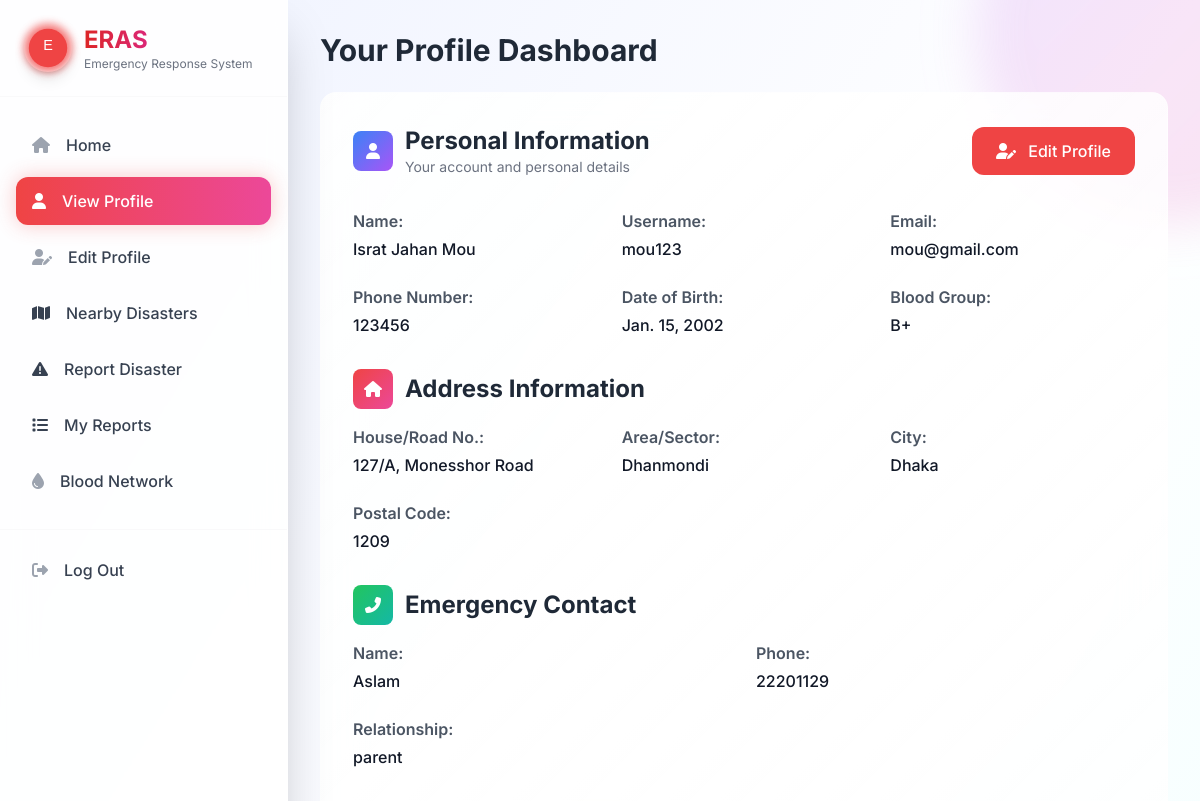
Page /accounts/dashboard/citizen/ (signed in, upper part) on the earlier database version.
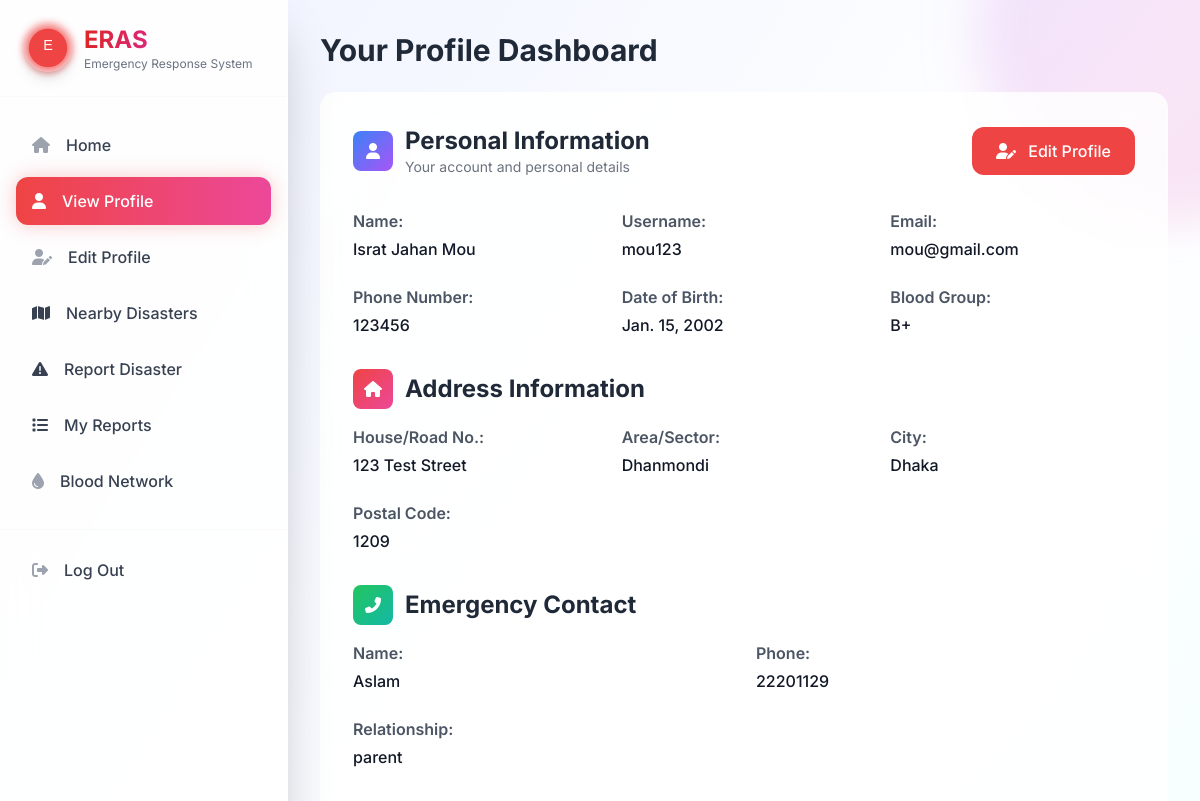
Same page on the later database version.
### accounts/models.py (models this page shows, shortened)
class CitizenProfile(models.Model):
    BLOOD_GROUP_CHOICES = [
        ('', 'Select Blood Group'),
        ('A+', 'A+'),
        ('A-', 'A-'),
        ('B+', 'B+'),
        ('B-', 'B-'),
        ('AB+', 'AB+'),
        ('AB-', 'AB-'),
        ('O+', 'O+'),
        ('O-', 'O-'),
    ]
    user = models.OneToOneField(
        User, on_delete=models.CASCADE, related_name='citizen_profile')
    date_of_birth = models.DateField(null=True, blank=True)
    blood_group = models.CharField(
        max_length=5, choices=BLOOD_GROUP_CHOICES, blank=True)
    phone_number = models.CharField(max_length=15, blank=True)
    emergency_contact_name = models.CharField(max_length=100, blank=True)
    emergency_contact_phone = models.CharField(max_length=15, blank=True)
    emergency_contact_relationship = models.CharField(
        max_length=50, blank=True)
    house_road_no = models.CharField(max_length=200, blank=True)
    area_sector = models.CharField(max_length=100, blank=True)
    city = models.CharField(max_length=100, blank=True)
    postal_code = models.CharField(max_length=10, blank=True)
    landmarks = models.CharField(max_length=200, blank=True)
    last_blood_donation = models.DateField(null=True, blank=True)
    available_to_donate = models.CharField(
        max_length=10,
        choices=[('', 'Select Option'), ('yes', 'Yes'), ('no', 'No')],
        blank=True
    )
    emergency_donor = models.BooleanField(
        default=False, help_text="Available for emergency blood donation")
    medical_conditions = models.TextField(blank=True)
    allergies = models.TextField(blank=True)
    regular_medications = models.TextField(blank=True)

### accounts/views.py (the view)
# urls.py: path('dashboard/citizen/', views.citizen_dashboard, name='citizen_dashboard'),
@login_required
def citizen_dashboard(request):
    if request.user.user_type != 'citizen':
        messages.error(request, 'Access denied.')
        return redirect('homepage')
    try:
        profile = request.user.citizen_profile
    except CitizenProfile.DoesNotExist:
        messages.info(request, 'Please complete your profile.')
        return redirect('citizen_profile_update')
    user_disasters = Disaster.objects.filter(
        reporter=request.user).order_by('-created_at')[:5]
    disaster_stats = {
        'total': user_disasters.count(),
        'pending': Disaster.objects.filter(reporter=request.user, status='pending').count(),
        'approved': Disaster.objects.filter(reporter=request.user, status='approved').count(),
        'alerts_received': DisasterAlert.objects.filter(user=request.user).count(),
        'unread_alerts': DisasterAlert.objects.filter(user=request.user, is_read=False).count(),
    }
    nearby_disasters = Disaster.objects.filter(
        status='approved',
        city=profile.city
    ).exclude(reporter=request.user).order_by('-created_at')[:3]
    user_blood_requests = BloodRequest.objects.filter(
        created_by=request.user
    ).order_by('-created_at')[:5]
    blood_stats = {
        'total_requests': user_blood_requests.count(),
        'open_requests': BloodRequest.objects.filter(created_by=request.user, status='open').count(),
        'fulfilled_requests': BloodRequest.objects.filter(created_by=request.user, status='fulfilled').count(),
        'last_request': user_blood_requests.first() if user_blood_requests.exists() else None,
        'is_donor': profile.available_to_donate == 'yes' if profile else False,
        'blood_group': profile.blood_group if profile else None,
    }
    context = {
        'profile': profile,
        'user_disasters': user_disasters,
        'disaster_stats': disaster_stats,
        'nearby_disasters': nearby_disasters,
        'user_blood_requests': user_blood_requests,  # Sprint 4 addition
        'blood_stats': blood_stats,  # Sprint 4 addition
    }
    return render(request, 'accounts/citizen_dashboard.html', context)

### templates/accounts/citizen_dashboard.html (shortened to what the changed rows need)
<!DOCTYPE html>
<html lang="en">
<head>
    <script src="https://cdn.tailwindcss.com"></script>
    <link rel="stylesheet" href="https://cdnjs.cloudflare.com/ajax/libs/font-awesome/6.4.0/css/all.min.css">
</head>
<body class="min-h-screen bg-gradient-to-br from-indigo-50 via-white to-cyan-50 font-inter text-gray-800 overflow-x-hidden">
    <div class="flex md:flex min-h-screen relative z-10">
        <main class="flex-1 p-4 md:p-8 overflow-y-auto pt-20 md:pt-8">
            <h1 class="text-3xl font-bold mb-6 text-gray-800">Your Profile Dashboard</h1>
            <div class="section-card rounded-2xl p-4 sm:p-6 md:p-8">
                <div class="flex flex-col sm:flex-row items-start sm:items-center justify-between mb-8">
                    <div class="flex items-center space-x-3 mb-4 sm:mb-0">
                        <div>
                            <h2 class="text-xl sm:text-2xl font-bold text-gray-800">Personal Information</h2>
                        </div>
                    </div>
                </div>
                <div class="grid grid-cols-1 sm:grid-cols-2 lg:grid-cols-3 gap-6">
                    <div>
                        <p class="text-gray-600 font-semibold mb-1">Date of Birth:</p>
                        <p class="font-medium text-gray-900">{{ profile.date_of_birth|default:"Not specified" }}</p>
                    </div>
                    <div>
                        <p class="text-gray-600 font-semibold mb-1">Blood Group:</p>
                        <p class="font-medium text-gray-900">{{ profile.get_blood_group_display|default:"Not specified" }}</p>
                    </div>
                </div>
                <div class="mt-8">
                    <div class="flex items-center space-x-3 mb-4">
                        <h2 class="text-xl sm:text-2xl font-bold text-gray-800">Address Information</h2>
                    </div>
                    <div class="grid grid-cols-1 sm:grid-cols-2 lg:grid-cols-3 gap-6">
                        <div>
                            <p class="text-gray-600 font-semibold mb-1">House/Road No.:</p>
                            <p class="font-medium text-gray-900">{{ profile.house_road_no|default:"Not specified" }}</p>
                        </div>
                        <div>
                            <p class="text-gray-600 font-semibold mb-1">Area/Sector:</p>
                            <p class="font-medium text-gray-900">{{ profile.area_sector|default:"Not specified" }}</p>
                        </div>
                        <div>
                            <p class="text-gray-600 font-semibold mb-1">City:</p>
                            <p class="font-medium text-gray-900">{{ profile.city|default:"Not specified" }}</p>
                        </div>
                        <div>
                            <p class="text-gray-600 font-semibold mb-1">Postal Code:</p>
                            <p class="font-medium text-gray-900">{{ profile.postal_code|default:"Not specified" }}</p>
                        </div>
                    </div>
                </div>
                <div class="mt-8">
                    <div class="flex items-center space-x-3 mb-4">
                        <h2 class="text-xl sm:text-2xl font-bold text-gray-800">Emergency Contact</h2>
                    </div>
                    <div class="grid grid-cols-1 sm:grid-cols-2 gap-6">
                        <div>
                            <p class="text-gray-600 font-semibold mb-1">Name:</p>
                            <p class="font-medium text-gray-900">{{ profile.emergency_contact_name|default:"Not specified" }}</p>
                        </div>
                        <div>
                            <p class="text-gray-600 font-semibold mb-1">Phone:</p>
                            <p class="font-medium text-gray-900">{{ profile.emergency_contact_phone|default:"Not specified" }}</p>
                        </div>
                        <div>
                            <p class="text-gray-600 font-semibold mb-1">Relationship:</p>
                            <p class="font-medium text-gray-900">{{ profile.emergency_contact_relationship|default:"Not specified" }}</p>
                        </div>
                    </div>
                </div>
            </div>
        </main>
    </div>
</body>
</html>

Differences in the rows shown:
changed CitizenProfile "Dhanmondi": house_road_no "127/A, Monesshor Road" → "123 Test Street"
